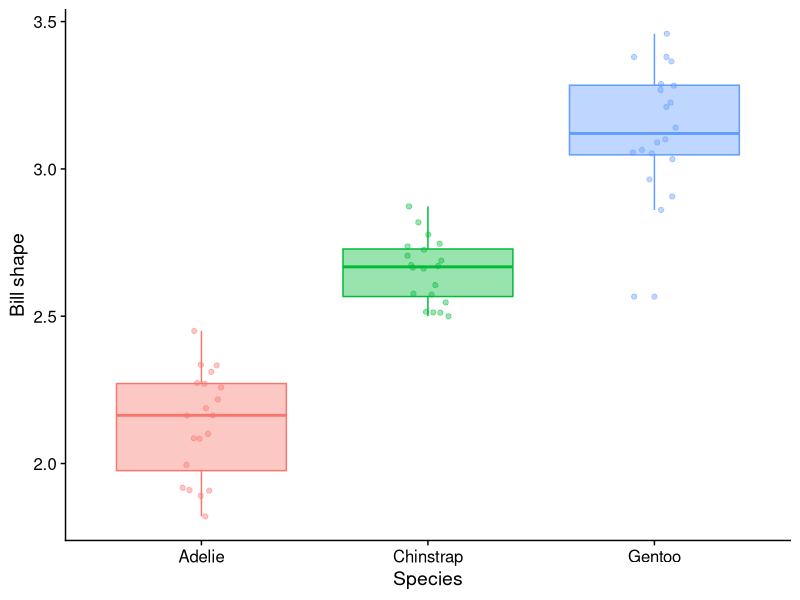

Generate this figure with R: (Note: this script raises an error after producing the figure.)
## ---- chunk 1
library(tidyverse)
library(palmerpenguins)
library(here)
library(cowplot)
library(gridExtra)
library(ggfortify)
## ---- chunk 2
penguins_raw <- palmerpenguins::penguins
# glimpse(penguins_raw)
## ---- chunk 3
penguins <- penguins_raw |>
  drop_na() |>
  filter(sex == "male") |>
  arrange(species) |>
  mutate(bill_shape = bill_length_mm / bill_depth_mm) |>
  dplyr::select(species, bill_shape) |>
  group_by(species) |>
  slice_sample(n = 20) |>
  ungroup() |>
  mutate(ID=1:60)

## ---- chunk 4
#| label: fig-species-boxplot
#| fig-cap: "The distribution of bill shape for each of the three penguin species."
penguins |>
ggplot(aes(x = species,y = bill_shape, colour = species))+
  geom_boxplot(aes(fill = species), alpha = 0.4)+
  geom_jitter(aes(colour = species), width = 0.1, alpha = 0.4) +
  labs(x='Species', y = 'Bill shape')+
  theme_cowplot()+
  theme(legend.position = "none")
g2
## ---- chunk 5
grand_mean=mean(penguins$bill_shape)
grand_mean
## ---- chunk 6
# mean value of bill shape for each species
p_means<-penguins |>
  group_by(species) |>
  summarise(n = n(), pmean = mean(bill_shape), id_min=min(ID), id_max = max(ID))

penguins <- mutate(penguins,pmeans = c(rep(p_means$pmean[1],20),
                            rep(p_means$pmean[2],20),
                            rep(p_means$pmean[3],20)))

p_means
## ---- chunk 7
SST=sum((penguins$bill_shape-grand_mean)^2)
SST
## ---- chunk 8
#| label: fig-grand-mean
#| fig-cap: "The overall variability of the data (SST) is measured as the sum of the squared differences between each individual value and the grand mean, which is the mean of the whole data set. The individual differences are shown in the figure as vertical dotted lines. If there are *n* data points, then SST will have *n*-1 degrees of freedom." 
penguins |>
  ggplot(aes(x = ID,y = bill_shape,colour = species))+
  geom_point()+
  geom_hline(yintercept=grand_mean,linetype='dashed')+
  geom_segment(aes(x = ID, y = bill_shape, xend = ID, yend = grand_mean),linetype='dotted') +
  labs(x='Penguin ID',y='Bill shape', colour = "")+
  theme_cowplot() +
  theme(legend.position = c(0.08,0.9))
## ---- chunk 9
SSE<-penguins |>
  group_by(species) |>
  mutate(pmean=mean(bill_shape)) |>
  mutate(se=(bill_shape-pmean)^2) |>
  summarise(sse=sum(se),.groups = 'drop') |>
  summarise(SSE=sum(sse),.groups = 'drop') |>
  pull(SSE)
## ---- chunk 10

SSG<-penguins |>
  group_by(species) |>
  mutate(pmean=mean(bill_shape)) |>
  mutate(se=(pmean-grand_mean)^2) |>
  summarise(sse=sum(se),.groups = 'drop') |>
  summarise(SSG=sum(sse),.groups = 'drop') |>
  pull(SSG)
## ---- chunk 11

# plot deviations from each group (species) mean
g3 <- penguins |>
  ggplot(aes(x = ID, y = bill_shape, colour = species)) +
  geom_point() +
  geom_segment(data = p_means, aes(x=id_min, xend=id_max, y = pmean, yend = pmean, colour= species)) +
  geom_segment(aes(x = ID, y = bill_shape, xend = ID, yend = pmeans, colour = species),linetype='dotted') +
  scale_y_continuous(limits =c (1,4))+
  labs(x='ID',y='Bill shape',title="SSE: Error sum of squares", colour = "")+
  theme_cowplot() +
  theme(legend.position= c(0.7, 0.15))
## ---- chunk 12

g4 <- penguins |>
  ggplot(aes(x = ID, y = bill_shape, colour = species)) +
  geom_hline(yintercept=grand_mean,linetype='dashed')+
  geom_segment(data = p_means, aes(x=id_min, xend=id_max, y = pmean, yend = pmean, colour= species)) +
  geom_segment(data = p_means, aes(x = (id_min + id_max)/2, y = grand_mean, xend = (id_min + id_max)/2, yend = pmean, colour = species),linetype='dotted')+
  # geom_segment(aes(x = ID, y = bill_shape, xend = ID, yend = pmeans, colour = species),linetype='dotted') +
  scale_y_continuous(limits =c (1,4))+
  labs(x='ID',y='Bill shape', title="SSG: Group sum of squares", colour= "")+
  theme_cowplot() +
  theme(legend.position = "none")
## ---- chunk 13
#| label: fig-SSE-SSG-plot
#| fig-cap: "a) Each species has a mean value for beak shape, shown by the three horizontal lines. Each individual penguin has a beak shape that differs from that by the length of the vertical dotted lines shown. When we square each of these lengths and then add up all these squares we get what we are calling here SSE: the error sum of squares. This is a measure of the variability between penguins of the same species. b) For each species, the mean beak shape differs from the grand mean by the length of the dotted lines shown. When we square and then sum these three lengths we get what we are calling here SSG: the squared sum of groups. This is a measure of the variability between penguins of different species."

grid.arrange(g3,g4,nrow=1)
## ---- chunk 14
dfs<-c(rep("df = 2, 27",601),rep("df = 10, 27",601))
xs<-rep(seq(0,6,0.01),2)
ys<-c(df(xs[1:601],2,27),df(xs[602:1202],10,27))
fdata<-tibble(x=xs,y=ys,dfs=dfs)

fdata |>
  mutate(dfs = fct_relevel(dfs,"df = 2, 27","df = 10, 27")) |>
  ggplot(aes(x=xs,y=ys)) +
  xlim(0,6) +
  ylim(0,1) +
  labs(x="F-ratio",
       y="Probability density",
       caption="The F-distributions for (left) 2 and 27 degrees of freedom and (right) 10 and 27 degrees of freedom") +
  geom_line(colour="darkblue") +
  facet_wrap(~dfs) +
  theme_cowplot()
## ---- chunk 15

Fratio<-function(p,k,st_dev){
  n<-p*k # k plots, p replicates per plot
  plots<-tibble(plot=c(rep("a",p),rep("b",p),rep("c",p)),response=rnorm(n,mean=0,sd=st_dev))
  lm.mod<-lm(response~plot,data=plots)
  tidy(anova(lm.mod))$statistic[1]
}
## ---- chunk 16

trials<-1000
replicates<-10 # pots per combination of factor levels
k<-5 # number of factor levels
st_dev<-1
binwidth<-0.2


#Fs<-tibble(Fval=replicate(trials,Fratio(replicates,k,st_dev)))

myfun<-function(x,replicates,k,N,binwidth){
  df2=replicates*k-k
  df1=k-1
  N*binwidth*df(x,df1,df2)
}

# Fs |> 
#   filter(Fval<8) |>
#   ggplot(aes(x=Fval)) +
#   geom_histogram(binwidth=binwidth,fill=fill_colour1) +
#   geom_function(fun = myfun, args = list(replicates,k,N=trials,binwidth=binwidth),colour=line_colour) +
#   labs(x="F",
#        y=) +
#   theme_cowplot()
